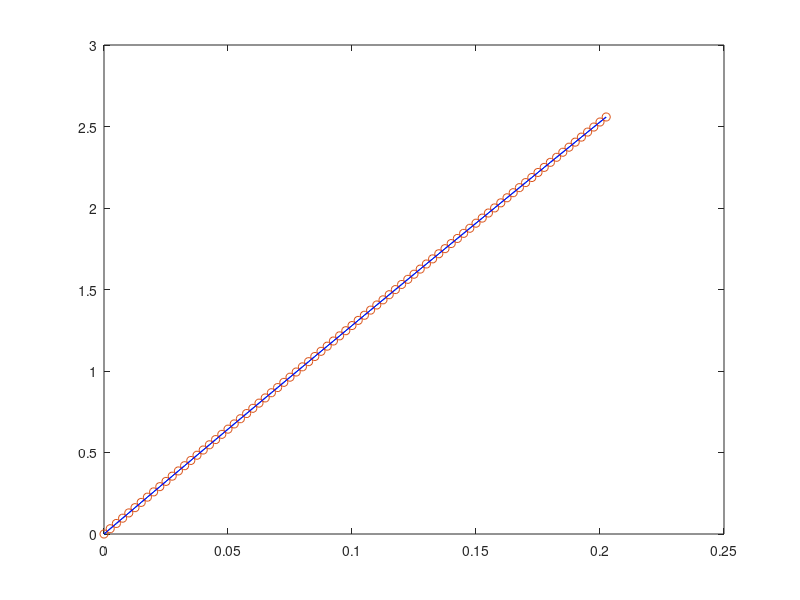

Source code (MATLAB): (Note: this script raises an error after producing the figure.)
clear; close all; clc;
format long e

%Givna konstanter och funktioner

Kx=0.001;
Ky=0.01;
m=0.026;
V0=13;
g=9.82;
d=2.37;
delta_y=-0.02;

V=@(u,v)sqrt(u^2+v^2);

udot=@(u,v)(-(Kx/m)*u*V(u,v));
vdot=@(u,v)(-g-(Ky/m)*v*V(u,v));

tp_y(1)=1;
h=0.01;

for iter=2:20
    
    clear u; clear v; clear x; clear y;
    
    %BV
    u(1)=V0*cos((5/360)*2*pi);
    v(1)=V0*sin((5/360)*2*pi);
    
    x(1)=0;
    y(1)=0;
    
    %RK2
    for t=0:h:0.2
    
        k1=h*u(end);
        l1=h*v(end);
        k2=h*udot(u(end)+.5*k1, v(end)+.5*l1);
        l2=h*vdot(u(end)+.5*k1, v(end)+.5*l1);
        k3=h*udot(u(end)+.5*k2, v(end)+.5*l2);
        l3=h*vdot(u(end)+.5*k2, v(end)+.5*l2);
        k4=h*udot(u(end)+k3,v(end)+l3);
        l4=h*vdot(u(end)+k3,v(end)+l3);

        u(end+1)=u(end)+(1/6)*(k1+2*k2+2*k3+k4);
        v(end+1)=v(end)+(1/6)*(l1+2*l2+2*l3+l4);

%         k1=h*u(end);
%         l1=h*v(end);
%         k2=h*udot(u(end)+k1, v(end)+l1);
%         l2=h*vdot(u(end)+k1, v(end)+l1);
% 
%         u(end+1)=u(end)+.5*(k1+k2);
%         v(end+1)=v(end)+.5*(l1+l2);
%     
        x(end+1)=x(end)+h*u(end);
        y(end+1)=y(end)+h*v(end);
    
    end
    
    t=0:h:0.2+h;
    
    plot(t,x)
    
    %Hitta interpolationsindex m.h.a binärsök 
    idx=fix(length(t)/2);
    idx_end=length(t);
    idx_begin=1;
    
    while true
        
        g_idx=idx;
        
        if x(idx)<d
            idx_begin=idx;
            idx=fix(.5*(idx+idx_end));
        end
      
        if x(idx)>d
            idx_end=idx;
            idx=fix(.5*(idx_begin+idx));
        end
            
        if x(idx)==d
            break
        end
        
        if x(idx)==x(g_idx)
            break
        end
        
    end
    
    txy=[t(idx-2) t(idx-1) t(idx) t(idx+1) t(idx+2)]';
    bx=[x(idx-2) x(idx-1) x(idx) x(idx+1) x(idx+2)]';
    by=[y(idx-2) y(idx-1) y(idx) y(idx+1) y(idx+2)]';
    
    A=[txy.^0 txy.^1 txy.^2 txy.^3 txy.^4];
    
    cx=A\bx;
    cy=A\by;
    
    x_func=@(t)(cx(1)+cx(2)*t+cx(3)*t^2+cx(4)*t^3+cx(5)*t^4);
    y_func=@(t)(cy(1)+cy(2)*t+cy(3)*t^2+cy(4)*t^3+cy(5)*t^4);
    
    xdot_func=@(t)(cx(2)+2*cx(3)*t+3*cx(4)*t^2+4*cx(5)*t^3);
    ydot_func=@(t)(cy(2)+2*cy(3)*t+3*cy(4)*t^2+4*cy(5)*t^3);
    
    
    
    t0=1;
    trunc=1;
    
    while abs(trunc) > 10^-8
        
        trunc=x_func(t0) / xdot_func(t0);
        
        t1=t0 - trunc;
        t0=t1;
    
    end
    
    tp_y(iter)=y_func(t1) - delta_y;

    if abs( tp_y(iter) - tp_y(iter - 1) ) < 10^-5
        tp=tp_y(iter)
        break
    end
   
    h = h / 2;


end

hold on
plot(t,arrayfun(x_func,t),"o")
plot(t,x,"b")
%plot(t,arrayfun(y_func,t),"b")
%plot(t,y,"r")

%%

clear; close all; clc;
format long e


udot=@(u,v)(-(Kx/m)*u*V(u,v));
vdot=@(u,v)(-g-(Ky/m)*v*V(u,v));

tp_y(1)=1;
    
clear u; clear v; clear x; clear y;
%BV

u(1)=V0*cos((grad/360)*2*pi);
v(1)=V0*sin((grad/360)*2*pi);

x(1)=0;
y(1)=0;

for t=0:h:0.2

    k1=h*u(end);
    l1=h*v(end);
    k2=h*udot(u(end)+k1, v(end)+l1);
    l2=h*vdot(u(end)+k1, v(end)+l1);
    u(end+1)=u(end)+.5*(k1+k2);
    v(end+1)=v(end)+.5*(l1+l2);

    x(end+1)=x(end)+h*u(end);
    y(end+1)=y(end)+h*v(end);

end

t=0:h:0.2+h;

plot(t,x)

%för att hita index vars x är närmst 

idx=round(length(t)/2);
idx_end=length(t);
idx_begin=1;

%Hitter index att interpolera
while true
    
    g_idx=idx;
    
    if x(idx)<d
        idx_begin=idx;
        idx=round(.5*(idx+idx_end));
    end
  
    if x(idx)>d
        idx_end=idx;
        idx=round(.5*(idx_begin+idx));
    end
        
    if x(idx)==d
        break
    end
    
    if x(idx)==x(g_idx)
        break
    end
end

%Interpolation m.h.a minstakvadratmetoden

txy=[t(idx-1) t(idx) t(idx+1)]';
bx=[x(idx-1) x(idx) x(idx+1)]';
by=[y(idx-1) y(idx) y(idx+1)]';

A=[txy.^0 txy.^1 txy.^2];

cx=A\bx;
cy=A\by;

x_func=@(t)(cx(1)+cx(2)*t+cx(3)*t^2);
y_func=@(t)(cy(1)+cy(2)*t+cy(3)*t^2);

xdot_func=@(t)(cx(2)+2*cx(3)*t);
ydot_func=@(t)(cy(2)+2*cy(3)*t);

hold on
plot(t,arrayfun(x_func,t),"g")
plot(t,x,"p")
plot(t,arrayfun(y_func,t),"b")
plot(t,y,"r")

t0=1;
trunc=1;


while abs(trunc) > 10^-8
    
    trunc=x_func(t0) / xdot_func(t0);
    
    t1=t0 - trunc;
    t0=t1;

end

tp_y(iter)=y_func(t1) - delta_y;






%%
